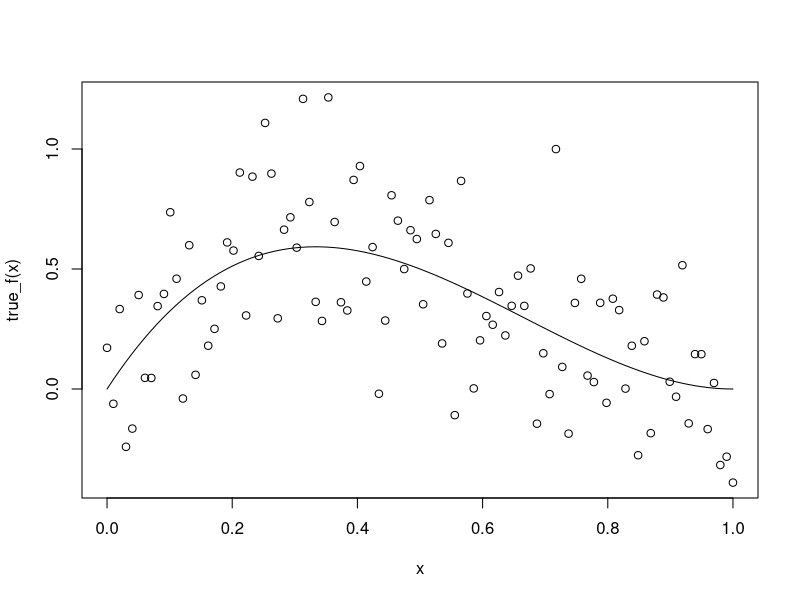
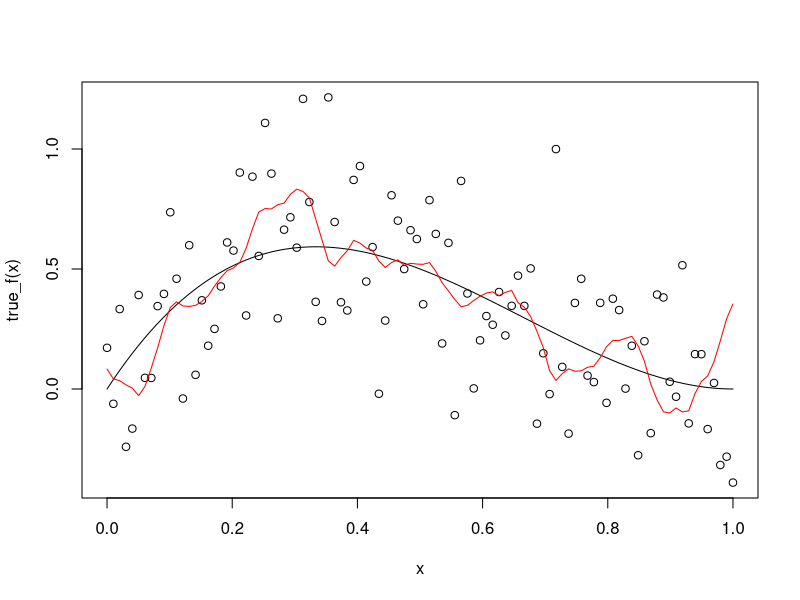
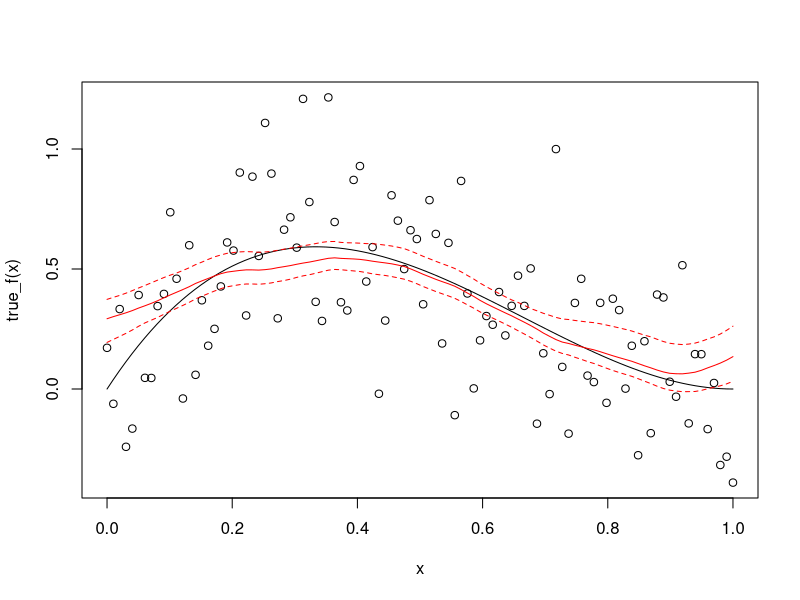

Generate these figures, in order, with R:
## ---- chunk 1
library(MASS)
true_f<-function(t){4*(t - 2*t^2 + t^3)}
true_sig2<-.1

n<-100
t<-seq(0,1,length=n)
fgrid<-true_f(t)

Y<-fgrid+rnorm(n,mean=0,sd=sqrt(true_sig2))

curve(true_f,from=0,to=1,ylim=c(min(Y),max(Y)))
points(t,Y)
## ---- chunk 2
mu_prior<-rep(0,times=n)
rng_par<-10
d<-outer(t,t,FUN="-")
Sig_prior<-(1+rng_par*d)*exp(-rng_par*abs(d)) # Matern
#Sig_prior<-exp(-rng_par*abs(d)) # exp
Sig_p_inv<-solve(Sig_prior)
d_Sig<-det(Sig_prior)

n_mc<-1000
f_mc<- matrix(nrow=n_mc,ncol=n)

f_mc[1,]<-0
f_cur<-rep(0,times=n)

sig2_mc<-numeric(n)
sig2_cur<-sd(Y)
sig2_mc[1] = sig2_cur



post<-function(x,y){
  lik<-dnorm(Y,mean=x,sd=sqrt(y))
  prior<-exp(-t(x)%*%Sig_p_inv%*%(x)/2)*(1/y)
  return(prod(lik)*prior)
}

rng<-0.1
for(i in 2:n_mc){
  f_prop<-mvrnorm(1,mu=f_cur,Sigma=rng*Sig_prior)
  rho<-post(f_prop,sig2_cur)/post(f_cur,sig2_cur)
  rho<-min(rho,1)
  if(runif(1)<rho){
    f_cur<-f_prop
  }
  
  sig2_prop<-sig2_cur+runif(1,min=-rng,max=rng)
  if(sig2_prop>0){
    rho<-post(f_cur,sig2_prop)/post(f_cur,sig2_cur)
    rho<-min(rho,1)
    if(runif(1)<rho){sig2_cur<-sig2_prop}
  }
  f_mc[i,] = f_cur
  sig2_mc[i] = sig2_cur
}

f_mc<-f_mc[-(1:100),]
## ---- chunk 3
curve(true_f,from=0,to=1,ylim=c(min(Y),max(Y)))
points(t,Y)
points(t,colMeans(f_mc),col="red",type="l")
## ---- chunk 4
mu_prior<-rep(0,times=n)
d<-outer(t,t,FUN="-")

n_mc<-1000
f_mc<- matrix(nrow=n_mc,ncol=n)

f_mc[1,]<-0
f_cur<-rep(0,times=n)

sig2_mc<-numeric(n)
sig2_cur<-sd(Y)
sig2_mc[1] = sig2_cur

rng_par_mc<-numeric(n)
rng_par_c<-1
rng_par_mc[1] = rng_par_c

Sig_fun<-function(r){(1+r*d)*exp(-r*abs(d))}
#Sig_fun<-function(r){exp(-r*abs(d))}
Sig_prior<-Sig_fun(rng_par_c)

post<-function(x,y,S,r){
  lik<-dnorm(Y,mean=x,sd=sqrt(y))
  prior<-exp(-t(x)%*%solve(S,x)/2)*(1/y)*(1/r)
  return(prod(lik)*prior)
}

rng<-0.1
for(i in 2:n_mc){
  f_prop<-mvrnorm(1,mu=f_cur,Sigma=rng*Sig_prior)
  rho<-post(f_prop,sig2_cur,Sig_prior,rng_par_c)/post(f_cur,sig2_cur,Sig_prior,rng_par_c)
  rho<-min(rho,1)
  if(runif(1)<rho){
    f_cur<-f_prop
  }
  
  sig2_prop<-sig2_cur+runif(1,min=-rng,max=rng)
  if(sig2_prop>0){
    rho<-post(f_cur,sig2_prop,Sig_prior,rng_par_c)/post(f_cur,sig2_cur,Sig_prior,rng_par_c)
    rho<-min(rho,1)
    if(runif(1)<rho){sig2_cur<-sig2_prop}
  }
  
  rng_par_prop<-rng_par_c+runif(1,min=-rng,max=rng)
  if(rng_par_prop>0){
    #Sig_prop<-(1+rng_par_prop*d)*exp(-rng_par_prop*abs(d)) # Matern
    Sig_prop<-Sig_fun(rng_par_prop)
    rho<-post(f_cur,sig2_prop,Sig_prop,rng_par_prop)/post(f_cur,sig2_cur,Sig_prior,rng_par_c)
    if(is.na(rho)){rho=0}
    rho<-min(rho,1)
    if(runif(1)<rho){
      rng_par_c=rng_par_prop
      Sig_prior=Sig_prop
    }
  }
  
  f_mc[i,] = f_cur
  sig2_mc[i] = sig2_cur
  rng_par_mc[i] = rng_par_c
}

f_mc<-f_mc[-(1:100),]
## ---- chunk 5
curve(true_f,from=0,to=1,ylim=c(min(Y),max(Y)))
points(t,Y)
points(t,colMeans(f_mc),col="red",type="l")
CI<-apply(X=f_mc,2,function(x) quantile(x,probs=c(0.025,0.975)))
matplot(t,t(CI),type="l",lty=2,col="red",add=TRUE)
